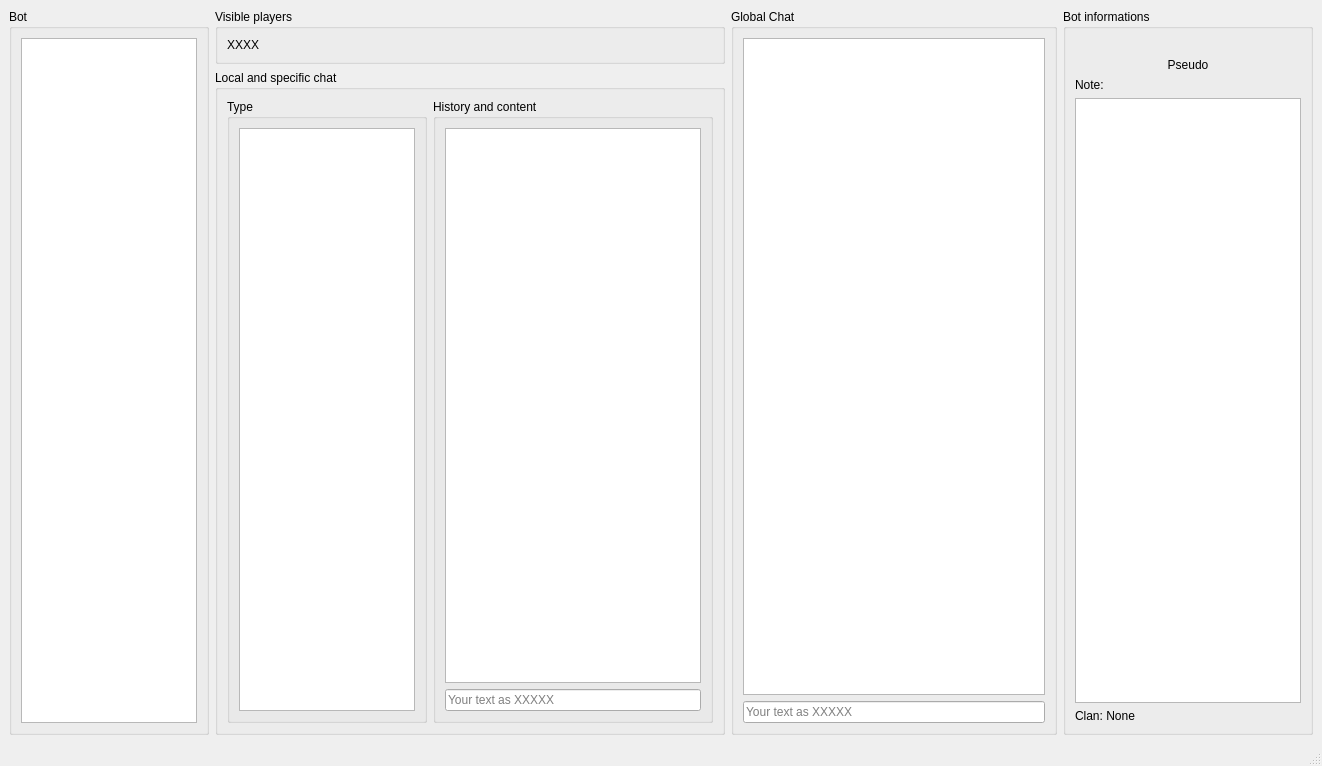
<?xml version="1.0" encoding="UTF-8"?>
<ui version="4.0">
 <class>SocialChat</class>
 <widget class="QMainWindow" name="SocialChat">
  <property name="geometry">
   <rect>
    <x>0</x>
    <y>0</y>
    <width>1322</width>
    <height>766</height>
   </rect>
  </property>
  <property name="windowTitle">
   <string>Social chat</string>
  </property>
  <widget class="QWidget" name="centralwidget">
   <layout class="QHBoxLayout" name="horizontalLayout_3">
    <item>
     <widget class="QGroupBox" name="groupBoxBot">
      <property name="maximumSize">
       <size>
        <width>200</width>
        <height>16777215</height>
       </size>
      </property>
      <property name="title">
       <string>Bot</string>
      </property>
      <layout class="QVBoxLayout" name="verticalLayout">
       <item>
        <widget class="QListWidget" name="bots"/>
       </item>
      </layout>
     </widget>
    </item>
    <item>
     <layout class="QVBoxLayout" name="verticalLayout_5">
      <item>
       <widget class="QGroupBox" name="groupBoxVisiblePlayers">
        <property name="title">
         <string>Visible players</string>
        </property>
        <layout class="QHBoxLayout" name="horizontalLayout">
         <item>
          <widget class="QLabel" name="labelVisiblePlayer">
           <property name="text">
            <string>XXXX</string>
           </property>
          </widget>
         </item>
        </layout>
       </widget>
      </item>
      <item>
       <widget class="QGroupBox" name="groupBoxChat">
        <property name="title">
         <string>Local and specific chat</string>
        </property>
        <layout class="QHBoxLayout" name="horizontalLayout_2">
         <item>
          <widget class="QGroupBox" name="groupBox_2">
           <property name="maximumSize">
            <size>
             <width>200</width>
             <height>16777215</height>
            </size>
           </property>
           <property name="title">
            <string>Type</string>
           </property>
           <layout class="QVBoxLayout" name="verticalLayout_6">
            <item>
             <widget class="QListView" name="listViewChatType"/>
            </item>
           </layout>
          </widget>
         </item>
         <item>
          <widget class="QGroupBox" name="groupBox_3">
           <property name="title">
            <string>History and content</string>
           </property>
           <layout class="QVBoxLayout" name="verticalLayout_3">
            <item>
             <widget class="QListView" name="chatSpec"/>
            </item>
            <item>
             <widget class="QLineEdit" name="chatSpecText">
              <property name="placeholderText">
               <string>Your text as XXXXX</string>
              </property>
             </widget>
            </item>
           </layout>
          </widget>
         </item>
        </layout>
       </widget>
      </item>
     </layout>
    </item>
    <item>
     <widget class="QGroupBox" name="groupBox">
      <property name="title">
       <string>Global Chat</string>
      </property>
      <layout class="QVBoxLayout" name="verticalLayout_4">
       <item>
        <widget class="QTextEdit" name="globalChat"/>
       </item>
       <item>
        <widget class="QLineEdit" name="globalChatText">
         <property name="placeholderText">
          <string>Your text as XXXXX</string>
         </property>
        </widget>
       </item>
      </layout>
     </widget>
    </item>
    <item>
     <widget class="QGroupBox" name="groupBoxInformations">
      <property name="maximumSize">
       <size>
        <width>250</width>
        <height>16777215</height>
       </size>
      </property>
      <property name="title">
       <string>Bot informations</string>
      </property>
      <layout class="QVBoxLayout" name="verticalLayout_2">
       <item>
        <widget class="QLabel" name="labelImageAvatar">
         <property name="pixmap">
          <pixmap resource="../../client/base/resources/client-resources.qrc">:/images/player_default/front.png</pixmap>
         </property>
         <property name="alignment">
          <set>Qt::AlignCenter</set>
         </property>
        </widget>
       </item>
       <item>
        <widget class="QLabel" name="labelPseudo">
         <property name="text">
          <string>Pseudo</string>
         </property>
         <property name="alignment">
          <set>Qt::AlignCenter</set>
         </property>
        </widget>
       </item>
       <item>
        <widget class="QLabel" name="label">
         <property name="text">
          <string>Note:</string>
         </property>
        </widget>
       </item>
       <item>
        <widget class="QPlainTextEdit" name="note"/>
       </item>
       <item>
        <widget class="QLabel" name="labelClan">
         <property name="text">
          <string>Clan: None</string>
         </property>
        </widget>
       </item>
      </layout>
     </widget>
    </item>
   </layout>
  </widget>
  <widget class="QStatusBar" name="statusbar"/>
 </widget>
 <resources>
  <include location="../../client/base/resources/client-resources.qrc"/>
 </resources>
 <connections/>
</ui>
